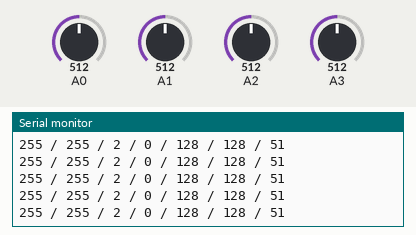
Recording of a sketch running on a simulated ATtiny85, built with avr-gcc and run on an emulated ATtiny85. Parts: the last lines printed to the serial monitor. Inputs (shaded band) come from the test bench; at power-on: A1 = 512, A0 = 512, A2 = 512, A3 = 512. No radio packets arrive unless stated.

Above: at 1.2 s.
1.3 s: A1 set to 410
At 1.44 s:
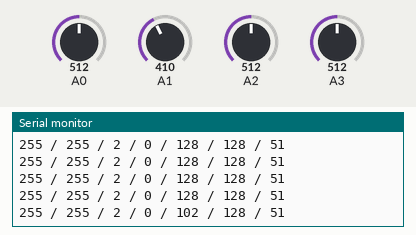
2.8 s: A1 set to 390
At 2.82 s:
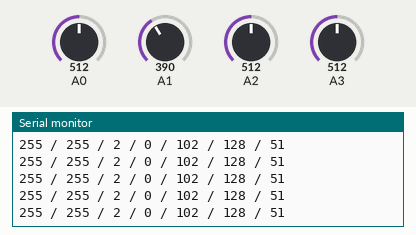
4.3 s: A0 set to 362
At 4.36 s:
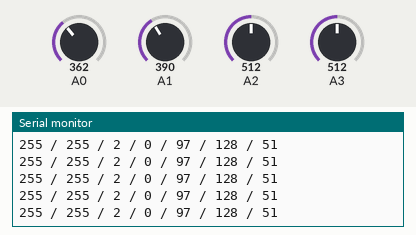
5.8 s: A0 set to 338
At 5.82 s:
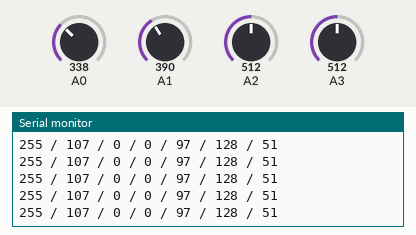
Timing chart, 0 to 8.8 s (numbered marks = the images above; inputs shaded):
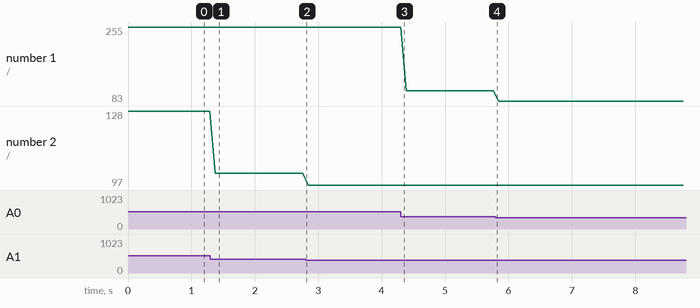

The sketch:

RemoteCode.ino
```cpp
#include <RH_ASK.h>
#ifdef RH_HAVE_HARDWARE_SPI
#include <SPI.h>  // Not actually used but needed to compile
#endif
int slider1 = 0;
int slider2 = 0;
int slider3 = 0;
int slider4 = 0;
uint8_t x = 0;
uint8_t y = 0;
uint8_t button = 0;
RH_ASK driver;
// RH_ASK driver(2000, 4, 5, 0); // ESP8266 or ESP32: do not use pin 11 or 2
// RH_ASK driver(2000, 3, 4, 0); // ATTiny, RX on D3 (pin 2 on attiny85) TX on D4 (pin 3 on attiny85),
// RH_ASK driver(2000, PD14, PD13, 0); STM32F4 Discovery: see tx and rx on Orange and Red LEDS
uint8_t data = 255;
uint8_t data1 = 230;
void setup() {

  Serial.begin(9600);  // Debugging only
  driver.init();
}

void loop() {
  slider2 = 0;
  slider3 = 0;
  slider4 = 0;
  slider1 = analogRead(A0);
  if (slider1 > 255) {
    slider2 = slider1 - 255;
    if (slider2 > 255) {
      slider3 = slider2 - 255;
      if (slider3 > 255) {
        slider4 = slider3 - 255;
        if (slider4 > 255)
          slider4 = 255;
        slider3 = 255;
      }
      slider2 = 255;
    }
    slider1 = 255;
  }
  x = analogRead(A1) / 4;
  y = analogRead(A2) / 4;
  button = analogRead(A3) / 10;
  Serial.print((uint8_t)slider1);
  Serial.print(" / ");
  Serial.print((uint8_t)slider2);
  Serial.print(" / ");
  Serial.print((uint8_t)slider3);
  Serial.print(" / ");
  Serial.print((uint8_t)slider4);
  Serial.print(" / ");
  Serial.print(x);
  Serial.print(" / ");
  Serial.print(y);
  Serial.print(" / ");
  Serial.println(button);
  send();
  delay(20);
}

void send() {
  //const char *msg = "abcb";
  uint8_t dataarray[] = { (uint8_t)slider1, (uint8_t)slider2, (uint8_t)slider3, (uint8_t)slider4, x, y, button };

  driver.send((uint8_t *)dataarray, 7);
  driver.waitPacketSent();
}
```

Measured:
- after the input at 1.3 s, the serial monitor: prints a new line after 0.08 s (image 1)
- plotted number 1: 255 → 107 after the input at 4.3 s, 107 → 83 after the input at 5.8 s
- plotted number 2: 128 → 102 after the input at 1.3 s, 102 → 97 after the input at 2.8 s
